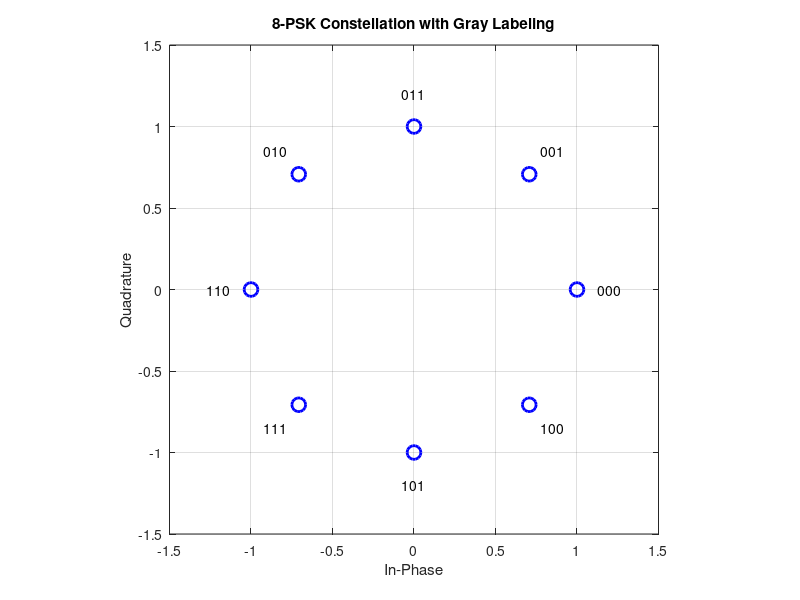

Reproduce this figure in MATLAB. (Note: this script raises an error after producing the figure.)
% 8-PSK constallation def
M = 8;
k_bits = log2(M);

% Angles for 8-PSK (0, pi/4, 2pi/4, ...)
theta = 0 : 2*pi/M : 2*pi*(M-1)/M;
symbols = exp(1j * theta);

%Given an 8-PSK constellation, assign a Gray labeling and plot it.

gray_indices = [0 1 3 2 6 7 5 4];
gray_labels_bin = dec2bin(gray_indices, 3); 

% Plot of the constellation with labels
figure('Name', '8-PSK Constellation & Gray Mapping');
plot(real(symbols), imag(symbols), 'bo', 'LineWidth', 2, 'MarkerSize', 10);
grid on; axis square;
xlim([-1.5 1.5]); ylim([-1.5 1.5]);
title('8-PSK Constellation with Gray Labeling');
xlabel('In-Phase'); ylabel('Quadrature');

% add text
for i = 1:M
    text(real(symbols(i))*1.2, imag(symbols(i))*1.2, ...
         gray_labels_bin(i,:), 'HorizontalAlignment', 'center');
end

%Take the signal labelled by 000 as a reference and compute and write the distance
%profile and the multiplicity values.

ref_symbol = symbols(1); % Correspond to 000
ref_bits = gray_indices(1); % 0

distances = zeros(1, M);
bit_diffs = zeros(1, M); %Hamming weight

fprintf('--- Distance Profile (Ref 000) ---\n');
fprintf('Idx \t Label \t DistEucl \t BitErrors\n');

for i = 1:M
    % Euclidian distance
    dist = abs(symbols(i) - ref_symbol);
    distances(i) = dist;
    
    %Hamming distance
    bits_i = gray_indices(i);
    hamming_dist = sum(dec2bin(bitxor(bits_i, ref_bits)) == '1');
    bit_diffs(i) = hamming_dist;
    
    fprintf('%d \t %s \t %.4f \t %d\n', i, gray_labels_bin(i,:), dist, hamming_dist);
end

% group by unique distance (Multiplicity)
unique_dists = unique(round(distances, 5)); 
% remove dist = 0
unique_dists(unique_dists == 0) = [];

fprintf('\n--- Multiplicity & Weights ---\n');
for d = unique_dists
    % find the symbols relative to this distance
    idx = find(round(distances, 5) == d);
    count = length(idx);
    avg_bit_err = sum(bit_diffs(idx));
    
    fprintf('Distance %.4f : Multiplicity = %d, Total Bit Errors contribution = %d\n', ...
            d, count, avg_bit_err);
end

%Plot the bit error rate union bound and asymptotic approximation vs. Eb /N0
%between 0 and 16 dB


EbN0_dB = 0:0.5:16;
EbN0_lin = 10.^(EbN0_dB/10);

% Relation Es/N0 and Eb/N0 : Es = k * Eb
% Es_N0 = k_bits * EbN0_lin; 

% = sqrt( d^2 * k * Eb / (2*N0) )

BER_union = zeros(size(EbN0_lin));
BER_asymp = zeros(size(EbN0_lin));



d_min = min(unique_dists);
idx_min = find(round(distances, 5) == d_min);
w_min = sum(bit_diffs(idx_min)); % Sum of binary errors of neirest neighboors

for k = 1:length(EbN0_lin)
    ebn0 = EbN0_lin(k);
    
    % A. Union Bound
    % Pb <= (1/k) * sum( w_i * Q( sqrt( d_i^2 * k_bits * EbN0 / 2 ) ) )
    sum_prob = 0;
    for i = 2:M 
        d_sq = distances(i)^2;
        w_i = bit_diffs(i);
        
        arg = sqrt( d_sq * k_bits * ebn0 / 2 );
        q_val = 0.5 * erfc(arg / sqrt(2)); % Fonction Q(x)
        
        sum_prob = sum_prob + w_i * q_val;
    end
    BER_union(k) = sum_prob / k_bits;
    
    % B. Asymptotic Approximation (Nearest Neighbors only)
    arg_min = sqrt( d_min^2 * k_bits * ebn0 / 2 );
    q_val_min = 0.5 * erfc(arg_min / sqrt(2));
    BER_asymp(k) = (w_min / k_bits) * q_val_min;
end

% --- Plotting ---
figure('Name', '8-PSK BER Theoretical');
semilogy(EbN0_dB, BER_union, 'b-', 'LineWidth', 2); hold on;
semilogy(EbN0_dB, BER_asymp, 'r--', 'LineWidth', 2);
grid on;
title('8-PSK Bit Error Rate (Theoretical)');
xlabel('E_b/N_0 (dB)');
ylabel('BER (log scale)');
legend('Union Bound', 'Asymptotic Approximation');
ylim([1e-6 1]);


%Write a program to compute the 8-PSK BER by simulation (at least 100 wrong
%bits per simulation point)

%limit the sim to 12 dB else too much computation time
EbN0_sim_dB = 0:1:12; 
EbN0_sim_lin = 10.^(EbN0_sim_dB/10);

BER_sim = zeros(size(EbN0_sim_dB));
min_errors = 100; % 100 errors
max_bits = 1e6;

for i = 1:length(EbN0_sim_dB)
    ebn0 = EbN0_sim_lin(i);
    snr_lin = ebn0 * k_bits; % SNR/symbole (Es/N0)
    
    % noise power (for Es=1)
    % SNR = Es / (2*sigma^2) => sigma = sqrt(1 / (2*SNR))
    sigma = sqrt(1 / (2 * snr_lin));
    
    num_errors = 0;
    num_bits = 0;
    
    while num_errors < min_errors  && num_bits < max_bits
        % 1. Generate random symboles 
        tx_indices = randi([0 M-1], 1, 1000); % blocs of 1000
        
        % 2. Modulation 
        %map with the grey indices
        
        % Modulation direct with angles:
        tx_syms = exp(1j * tx_indices * 2*pi/M);
        
        % 3. AWGN canal
        noise = sigma * (randn(size(tx_syms)) + 1j * randn(size(tx_syms)));
        rx_syms = tx_syms + noise;
        
        % 4. Demodulation
        rx_angles = angle(rx_syms); % between -pi and pi
        rx_angles(rx_angles < 0) = rx_angles(rx_angles < 0) + 2*pi; % 0 à 2pi
        
        rx_indices_est = round(rx_angles / (2*pi/M));
        rx_indices_est(rx_indices_est == M) = 0; % Modulo M
        
        % 5. count binary errors        
        val_tx = gray_indices(tx_indices + 1);
        val_rx = gray_indices(rx_indices_est + 1);
        
        diffs = bitxor(val_tx, val_rx);
        
        % count the number of '1' in the xor XOR
        errs_per_sym = sum(dec2bin(diffs, 3) == '1', 2);
        
        num_errors = num_errors + sum(errs_per_sym);
        num_bits = num_bits + length(tx_indices) * k_bits;
    end
    
    BER_sim(i) = num_errors / num_bits;
    fprintf('Eb/N0 = %d dB : BER = %.2e (%d erreurs)\n', ...
            EbN0_sim_dB(i), BER_sim(i), num_errors);
end

%Add (in a new figure) to the previous figure the BER simulated curve for Eb /N0
%between 0 and 12 dB (or less if the simulation is too slow)

% 4-PSK (QPSK) formula : Q(sqrt(2 * Eb/N0))
BER_4PSK = 0.5 * erfc(sqrt(2 * EbN0_lin) / sqrt(2));


%Add (in a new figure) to the figure the 4-PSK BER exact analytic curve

figure('Name', 'Comparison: 8-PSK vs 4-PSK');

% 1. theorical 8-PSK 
semilogy(EbN0_dB, BER_union, 'b-', 'LineWidth', 2); hold on;
semilogy(EbN0_dB, BER_asymp, 'r--', 'LineWidth', 2);

% 2.Simulation points 8-PSK
pSim = semilogy(EbN0_sim_dB, BER_sim, 'ko', 'LineWidth', 1.5, ...
    'MarkerSize', 8, 'MarkerFaceColor', 'g'); 

% 3.Théorical 4-PSK
p4PSK = semilogy(EbN0_dB, BER_4PSK, 'm-.', 'LineWidth', 2); 

grid on;
title('Comparison: 8-PSK vs 4-PSK');
xlabel('E_b/N_0 (dB)');
ylabel('Bit Error Rate');
ylim([1e-6 1]);
xlim([0 16]);

legend('8-PSK Union Bound', '8-PSK Asymptotic', '8-PSK Simulation', '4-PSK Exact');